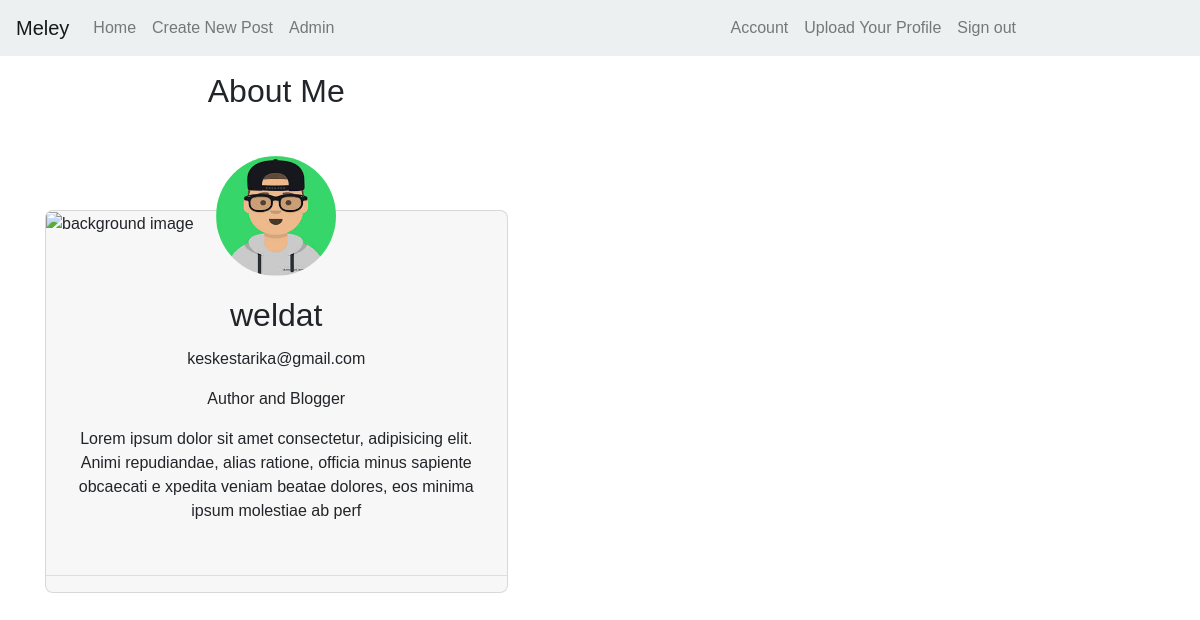
Page /account (signed in) on the committed database.
### app/models.py (models this page shows, shortened)
class User(db.Model,UserMixin):
    id = db.Column(db.Integer, primary_key=True)
    username = db.Column(db.String(25), unique=True,index=True, nullable=False)
    email = db.Column(db.String(130), unique=True, index=True, nullable=False)
    password = db.Column(db.String(25), nullable=False)
    joined=db.Column(db.DateTime)
    status=db.Column(db.String(20), nullable=True)
    profile_img = db.Column(db.String(30), nullable=False, default='avatar.jpg')
    Usertype =db.Column(db.String(30) , nullable=True)
    last_time_seen=db.Column(db.DateTime)
    posts = db.relationship('Post', backref='author', cascade="all, delete-orphan",
    lazy=True)

### app/views.py (the view)
@app.route("/account")
@login_required
def user_account():
    return render_template('account.html', title='User_Account')

### app/models.py (called while the page is built)
@login_manager.user_loader
def load_user(user_id):
    return User.query.get(int(user_id))

### app/templates/account.html
{% extends "base.html" %}
{% block content %}
<div class="container">
    <div class="col-5 text-center mt-3">
        <h2 class="mr-20">About Me</h2>
    </div>
    <div class="card col-5 " >
            <div class="backgd">
                <img  src="../static/img/pexels-pixabay-459301.jpg" alt=" background image">
            </div>
            <div class="profile">
                <img class ="img-circle login_p" src="../static/img/{{current_user.profile_img}}">
            </div>
            <div class="card-body text-center">
                <h2 class="card-title">{{current_user.username}}</h2>
                <p class="card-text"> {{current_user.email}}</p>
                <p> Author and Blogger</p>
                <p>
                    Lorem ipsum dolor sit amet consectetur, adipisicing elit. Animi
                    repudiandae, alias ratione, officia minus sapiente obcaecati e
                    xpedita veniam beatae dolores, eos minima ipsum molestiae ab perf</p>
            </div>
            <hr>
      </div>
</div>
  {% endblock content %}

### app/static/style.css (style rules this page uses)
.login_p { margin-top: -80px; margin-bottom: 35px; box-shadow: #59697e; opacity: 0.99; height: 175px; width: 175px; }
.container { height: 500px; }
.card { margin-top: 100px; background: none repeat scroll 0 0 #f8f7f7; border-radius: 8px; padding: 0px; }
.backgd img { width: 100%; height: 120px; border-radius: 5px; }
.profile img { width: 120px; height: 120px; display: block; border-radius: 50%; margin: -80px auto 0; box-shadow: rgb(168, 162, 224); }
.card-body h2 { text-align: center; }
body { background-color: white; font-family: sans-serif; }

### rows in the picture
User: profile_img (picture), username "weldat", email "keskestarika@gmail.com"
